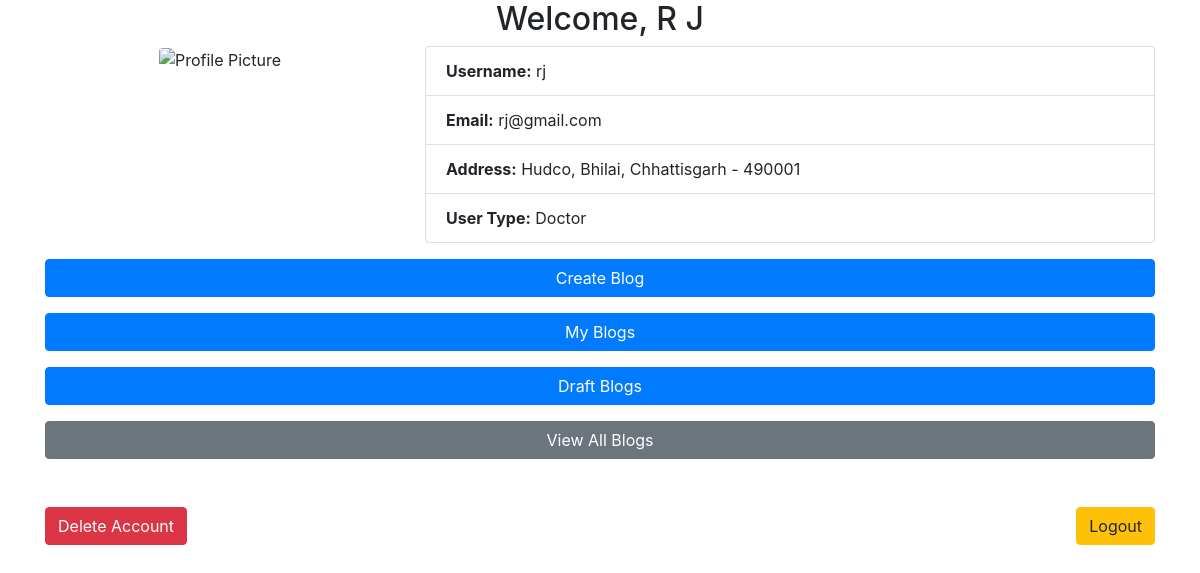
The page /dashboard (signed in) on the database its author committed.
### models.py (models this page shows)
class User(db.Model, UserMixin):
    id = db.Column(db.Integer, primary_key=True)
    first_name = db.Column(db.String(100), nullable=False)
    last_name = db.Column(db.String(100), nullable=False)
    profile_picture = db.Column(db.String(100), nullable=True)
    username = db.Column(db.String(100), unique=True, nullable=False)
    email = db.Column(db.String(120), unique=True, nullable=False)
    password = db.Column(db.String(200), nullable=False)
    address_line1 = db.Column(db.String(200), nullable=False)
    city = db.Column(db.String(100), nullable=False)
    state = db.Column(db.String(100), nullable=False)
    pincode = db.Column(db.String(10), nullable=False)
    user_type = db.Column(db.String(10), nullable=False)  # 'patient' or 'doctor'
    blogs = db.relationship('Blog', backref='author', lazy=True, cascade='all, delete-orphan')

### app.py (the view)
@app.route('/dashboard')
@login_required
def dashboard():
    user = db.session.get(User, current_user.id)
    if user:
        print(f"User ID: {user.id}, User Type: {user.user_type}")
    else:
        flash('User not found!', 'danger')
        return redirect(url_for('login'))
    return render_template('user_dashboard.html', user=user)

### app.py (called while the page is built)
@login_manager.user_loader
def load_user(user_id):
    return db.session.get(User, int(user_id))

### templates/user_dashboard.html (shortened to what this page needs)
<!DOCTYPE html>
<html lang="en">
<head>
    <link rel="stylesheet" href="{{ url_for('static', filename='css/style.css') }}">
    <link href="//maxcdn.bootstrapcdn.com/bootstrap/4.0.0/css/bootstrap.min.css" rel="stylesheet" id="bootstrap-css">
</head>
<body>
    <div class="container">
        <div class="dashboard">
            <h2 class="text-center">Welcome, {{ user.first_name }} {{ user.last_name }}</h2>
            <div class="row">
                <div class="col-md-4 text-center">
                    <img src="{{ url_for('static', filename=user.profile_picture.replace('\\', '/')) if user.profile_picture else url_for('static', filename='images/default_profile_pic.png') }}"
                    alt="Profile Picture"
                    class="img-fluid rounded"
                    width="250">
                </div>
                <div class="col-md-8">
                    <ul class="list-group">
                        <li class="list-group-item"><strong>Username:</strong> {{ user.username }}</li>
                        <li class="list-group-item"><strong>Email:</strong> {{ user.email }}</li>
                        <li class="list-group-item"><strong>Address:</strong> {{ user.address_line1 }}, {{ user.city }}, {{ user.state }} - {{ user.pincode }}</li>
                        <li class="list-group-item"><strong>User Type:</strong> {{ user.user_type }}</li>
                    </ul>
                </div>
            </div>
            {% if user.user_type == 'Doctor' %}
                <div class="text-center mt-3">
                    <a href="{{ url_for('create_blog') }}" class="btn btn-primary btn-block">Create Blog</a>
                </div>
                <div class="text-center mt-3">
                    <a href="{{ url_for('view_my_blogs') }}" class="btn btn-primary btn-block">My Blogs</a>
                </div>
                <div class="text-center mt-3">
                    <a href="{{ url_for('view_draft') }}" class="btn btn-primary btn-block">Draft Blogs</a>
                </div>
                <div class="text-center mt-3">
                    <a href="{{ url_for('view_all_blogs') }}" class="btn btn-secondary btn-block">View All Blogs</a>
                </div>
            {% elif user.user_type == 'Patient' %}
                <div class="text-center mt-3">
                    <a href="{{ url_for('view_all_blogs') }}" class="btn btn-info">View Blogs</a>
                </div>
            {% endif %}
            <div class="d-flex justify-content-between align-items-center mt-5">
                <form action="{{ url_for('delete_user', user_id=user.id) }}" method="POST" onsubmit="return confirm('Are you sure you want to delete your account?')">
                    <button type="submit" class="btn btn-danger">Delete Account</button>
                </form>
                <form action="{{ url_for('logout') }}" method="POST">
                    <button type="submit" class="btn btn-warning">Logout</button>
                </form>
            </div>
        </div>
    </div>
</body>
</html>

### rows shown on the page
User: first_name "R", last_name "J", username "rj", email "rj@gmail.com", address_line1 "Hudco", city "Bhilai", state "Chhattisgarh", pincode "490001", user_type "Doctor"
